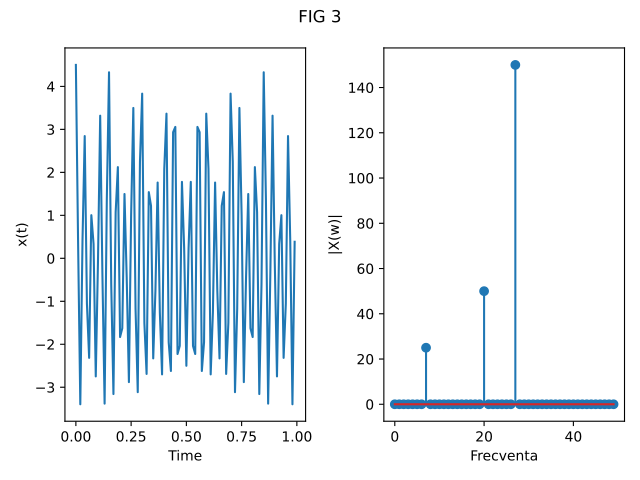

Recreate this plot in Python.
import numpy as np
import matplotlib.pyplot as plt
import math

fig,axs=plt.subplots(1,2)
fig.suptitle("FIG 3")
axs[0].set_xlabel("Time")
axs[0].set_ylabel("x(t)")
axs[1].set_xlabel("Frecventa")
axs[1].set_ylabel("|X(w)|")


def semnal(t):
    return 3*np.cos(2*27* np.pi * t +0)+0.5*np.cos(2*7* np.pi * t +0)+1*np.cos(2*20* np.pi * t +0)


t=np.arange(0,1,0.01)
x=semnal(t)
axs[0].plot(t,x)
N=len(t)

ws=np.arange(0,N,1)
m=[]
for w in ws:
    s=0
    for n in range(N):
        s+=x[n] * math.e**(-2j*np.pi*n*w/N)
    m.append(np.abs(s))



# # N=100
# a=np.arange(N)
# b=np.arange(N)

# ab=np.ogrid[0:N,0:N]

# c=ab[0]*ab[1]
# F=math.e**(-2*math.pi*1j*c/N)

# X=F @ x
# m=np.abs(X)


axs[1].stem(ws[:N//2],m[:N//2])

fig.tight_layout()
fig.show()
plt.savefig('ex3.pdf')
plt.show()
